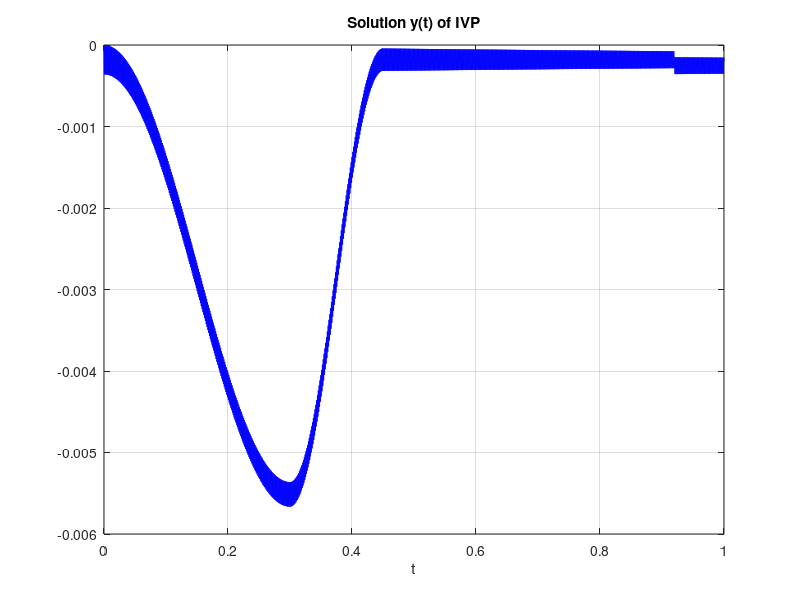

Write the MATLAB code that produced this figure.
function custom_ode_tester

Plv_0 = 1.0;
Pla_0 = 1.0;
k_stla = 2.5;
k_stlv = 20.0;
Msav = 0.0004;
Asav = 0.00047;
k_fsav = 0.0004;
k_esav = 9000.0;

T = 0.9999;                            % final t-value


f = @(t,y) [y(2); (k_stla*ela(t))/Msav - (k_stlv*elv(t))/Msav + ...
                    (Plv_0-Pla_0)*Asav/Msav - (k_fsav/Msav)*y(2) - ...
                    (k_esav/Msav)*y(1)]; % define function f(t,y)
t0 = 0;  y0 = [0;0];             % initial condition with vector y0


[ts,ys] = ode45(f,[t0,T],y0);     % solve IVP

fprintf('y(T) = %g, y''(T) = %g\n',ys(end,1),ys(end,2))

disp('       t           y1          y2')
disp([ts,ys])                     % table of t and y values of solution

plot(ts,ys(:,1),'b')              % plot solution y(t)
title('Solution y(t) of IVP')
xlabel('t'); grid on

end

function elastance = ela(t)

T_pwb = 0.92;
T_pww = 0.09;
E_la_max = 0.25;
E_la_min = 0.15;

if t < T_pwb
    elastance = E_la_min;
elseif t < (T_pwb + T_pww) && t >= T_pwb
    elastance = E_la_min + (E_la_max - E_la_min)/2 * (1-cos((t-T_pwb)/T_pwb)*2*pi);
else
    elastance = E_la_min;
end

end

function elastance = elv(t)

T_s1 = 0.3;
T_s2 = 0.45;
E_lv_s = 2.5;
E_lv_d = 0.1;

if t < T_s1
    elastance = E_lv_d + (E_lv_s - E_lv_d)/2*(1-cos(t/T_s1 * pi));
elseif t >= T_s1 && t < T_s2
    elastance = E_lv_d + (E_lv_s - E_lv_d)/2*(1+cos((t-T_s1)/(T_s2-T_s1) * pi));
else
    elastance = E_lv_d;
end

end